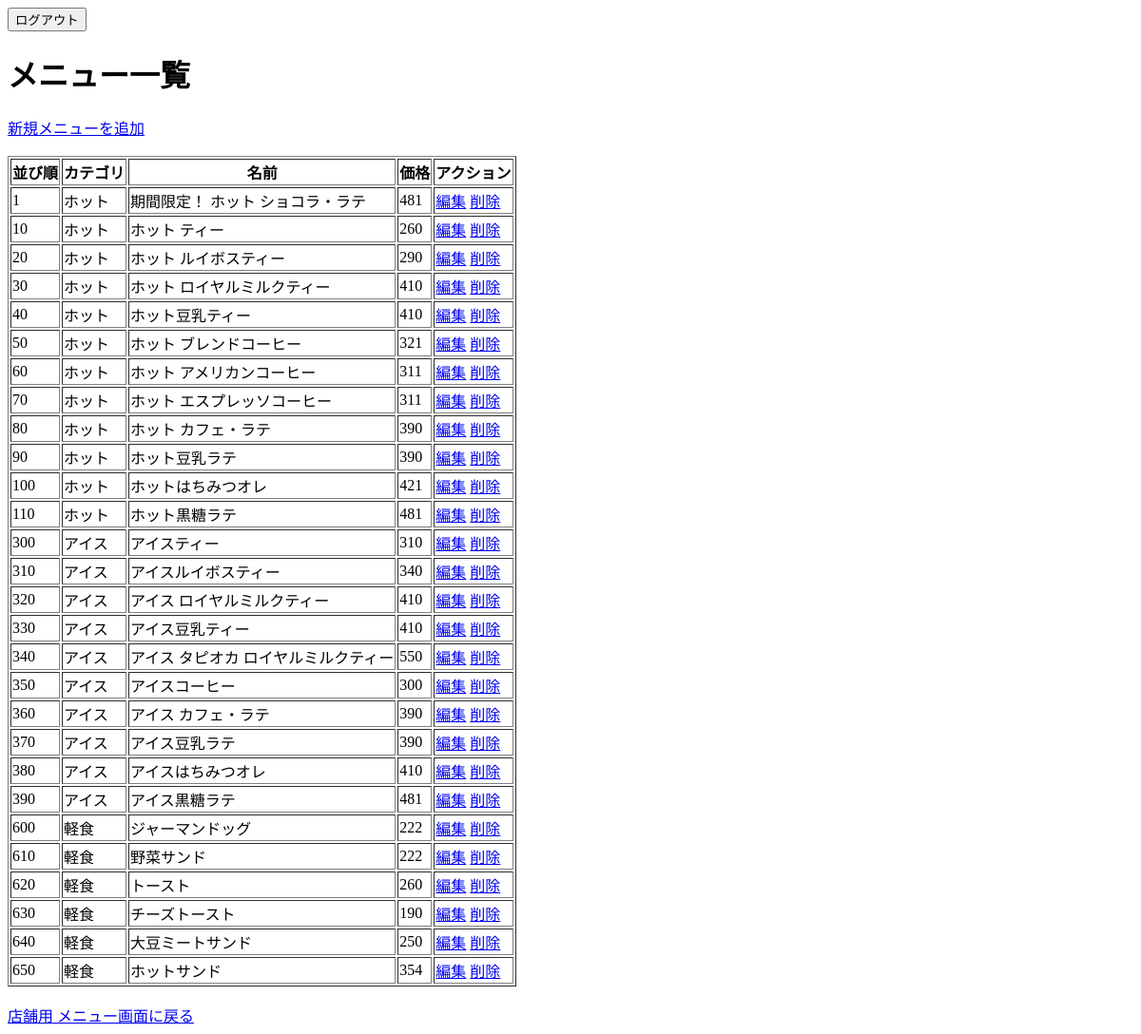
Before: /menu/ (signed in) with the older database file.
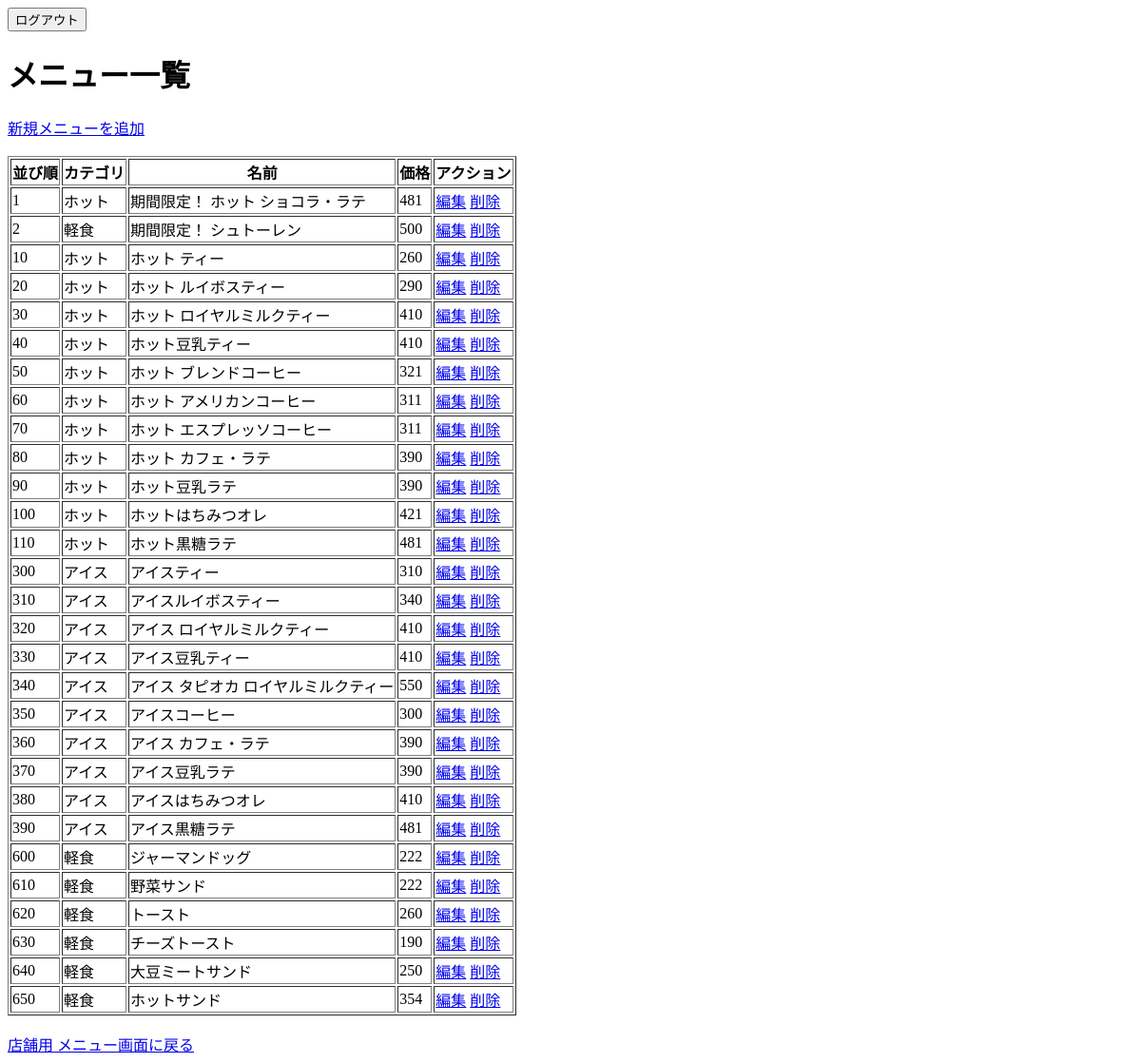
After: the same page with the newer database file.
### reservations/models.py (models this page shows, shortened)
class Items(models.Model):
    category = models.CharField(max_length=100, verbose_name="カテゴリ")
    name = models.CharField(max_length=200, verbose_name="品名")
    price = models.IntegerField(verbose_name="価格（税抜）")
    sort = models.IntegerField(verbose_name="ソート用")

### reservations/views.py (the view)
# urls.py: path('menu/', views.ItemListView.as_view(), name='menu'),
class ItemListView(LoginRequiredMixin, ListView):
    model = Items
    template_name = 'reservations/item_list.html'
    context_object_name = 'items'  # テンプレート内で使う変数名
    def get_queryset(self):
        return Items.objects.all().order_by('sort')

### reservations/templates/reservations/item_list.html (shortened to what this page needs)
{% extends 'base.html' %}
{% block content %}
    <h1>メニュー一覧</h1>
    <a href="{% url 'menu_create' %}">新規メニューを追加</a>
    <br><br>
    <table border="1">
        <thead>
            <tr>
                <th>並び順</th>
                <th>カテゴリ</th>
                <th>名前</th>
                <th>価格</th>
                <th>アクション</th>
            </tr>
        </thead>
        <tbody>
            {% for item in items %}
                <tr>
                    <td>{{ item.sort }}</td>
                    <td>{{ item.category }}</td>
                    <td>{{ item.name }}</td>
                    <td>{{ item.price }}</td>
                    <td>
                        <a href="{% url 'menu_edit' item.pk %}">編集</a>
                        <a href="{% url 'menu_delete' item.pk %}">削除</a>
                    </td>
                </tr>
            {% endfor %}
        </tbody>
    </table>
    <br>
    <a href="{% url 'menu_shop' %}">店舗用 メニュー画面に戻る</a>
{% endblock %}

Changed rows visible on the page:
added Items: sort "2", category "軽食", name "期間限定！ シュトーレン", price "500"
